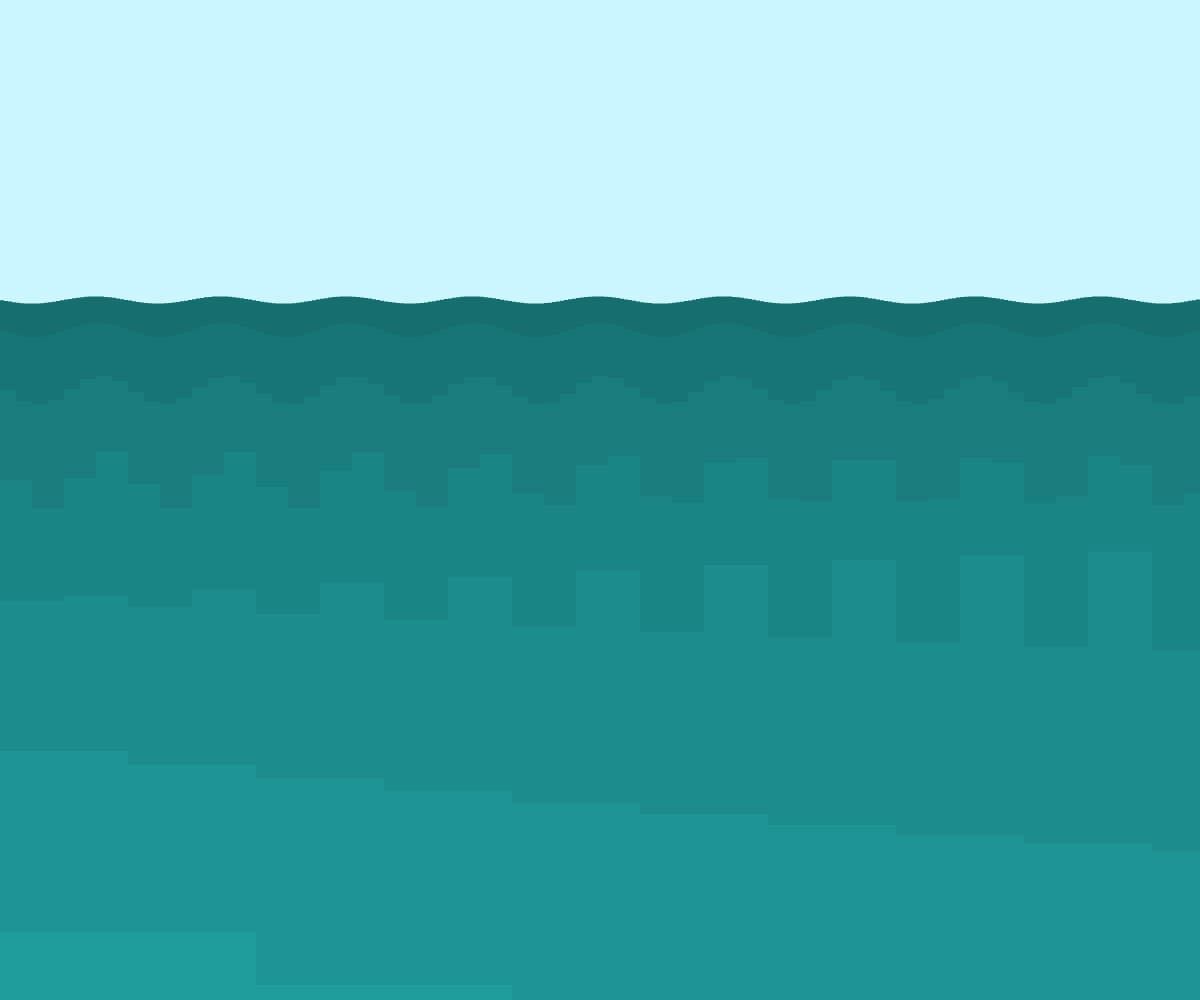
Frame 1 (no input)
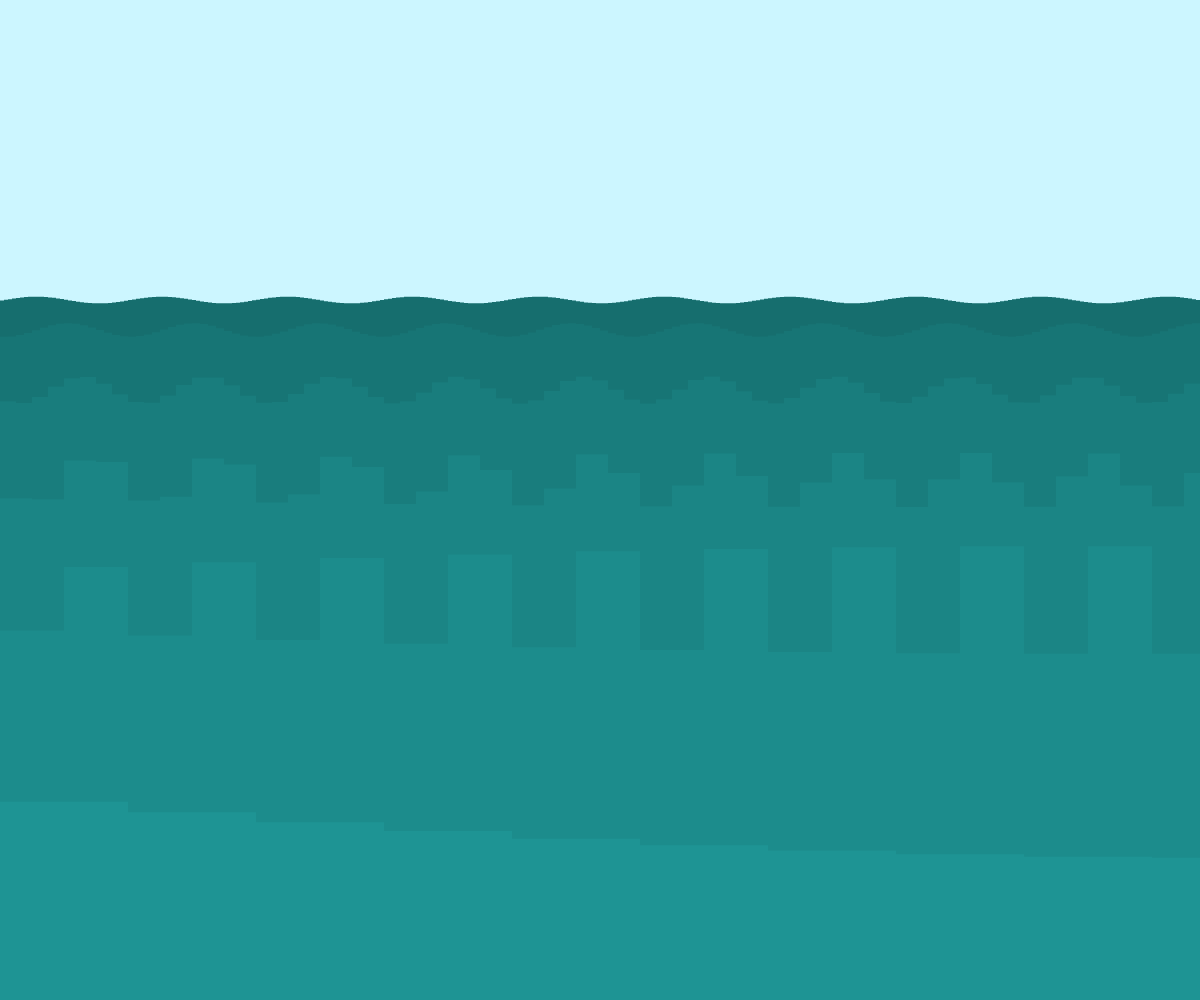
Frame 60 (no input)
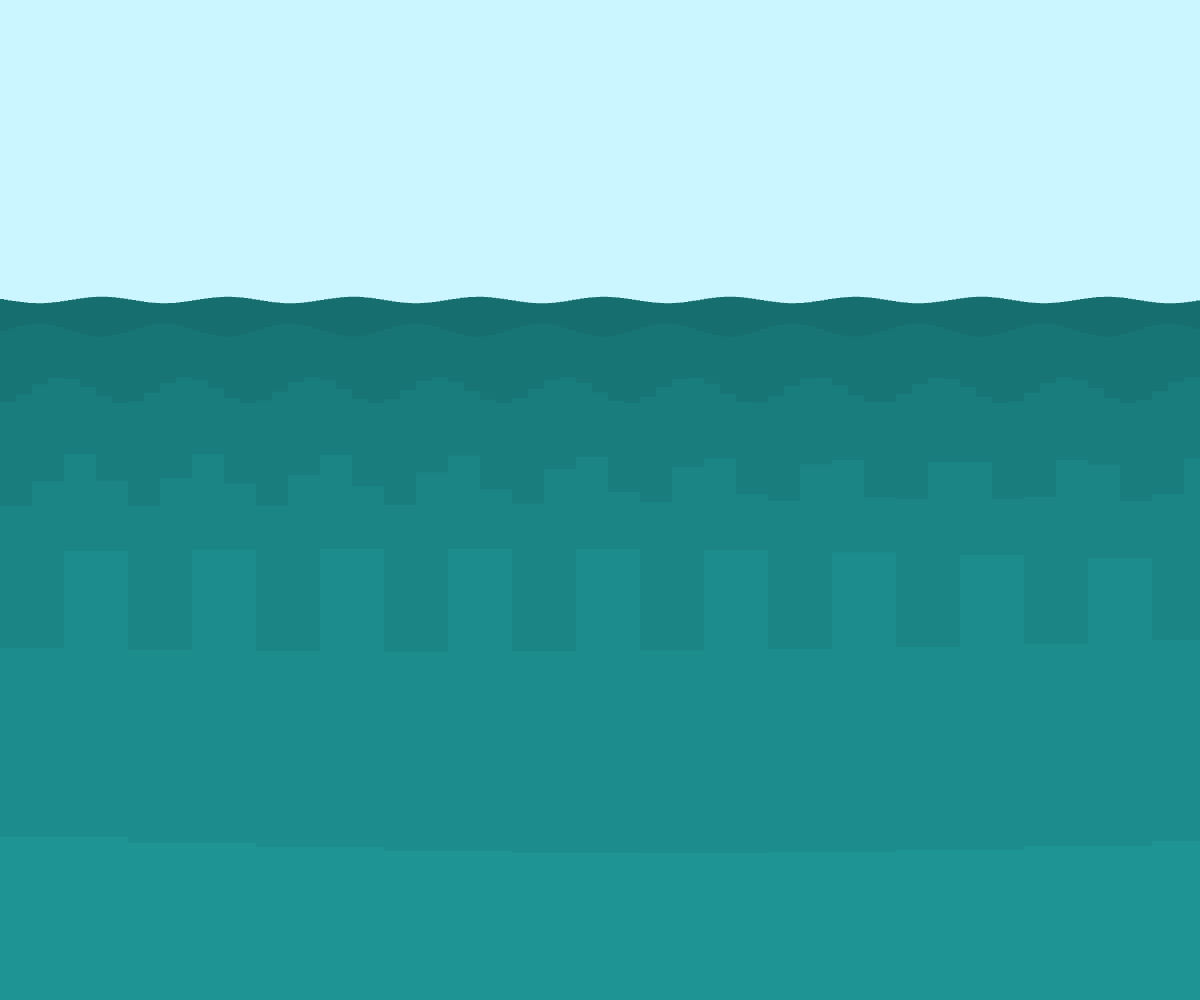
Frame 120 (the mouse pressed at the canvas centre since frame 60)

The p5.js sketch that drew these frames (run headless with seeded random() and noise() and a simulated clock; from frame 60 on, the mouse is pressed at the canvas centre):

// p5.js sketch
// ── sketch.js
let sizeW;
let sizeH;
let baseline;
let n;
let stripes = [];
let b;
let step;
let cols = [];
let col;
let xoff = 0.1;

function setup() {
    createCanvas(windowWidth, windowHeight);
    colorMode(HSB);

    //sel the first row parameters
    sizeW = 2;
    sizeH = 1000;
    baseline = windowHeight/2-200;

  for (let j = 0; j < 8; j++) {
      //set number of cols in this row
      n = Math.ceil(windowWidth / sizeW);

      stripes[j] = [];

      //set color for this row
      col = color(180,80,40+j*3);
      cols.push(col);

      //initiate arrays
      for (let i = 0; i < n; i++) {
          stripes[j][i] = new Stripe(i * sizeW, baseline, sizeW, sizeH, cols[j])
      }
     //iterate size and baseline between rows
      sizeW = sizeW*2;
      baseline = baseline + j*30;

  }

}


function draw() {
background(190,20,100);

    for (j=0; j<stripes.length; j++) {
        for (i = 0; i < stripes[j].length; i++) {
            //figure position of the rectangle
            stripes[j][i].calcPos(i, frameCount/j, noise(xoff));
            //draw the rectangle with color of the respective row
            stripes[j][i].show(cols[j]);
        }
        xoff+=0.0001;
    }

}


class Stripe {
    constructor(displ, base, sizeX, sizeY, colir) {
        this.displ = displ;
        this.base = base;
        this.sizeX = sizeX;
        this.sizeY = sizeY;
        this.colir = colir;
        this.Y;
    }

    //figure position of the rectangle
    calcPos(step, offset, naise){
    this.displ = step * this.sizeX;
    this.Y = this.base + sin((step*this.sizeX+offset)/20)*this.sizeX*naise*1.5;
    }

    //draw rectangle
    show(col) {
        noStroke();
        fill(this.colir);
        rect(this.displ, this.Y, this.sizeX, this.sizeY);
    }
}


function windowResized() {
    resizeCanvas(windowWidth, windowHeight);
}
